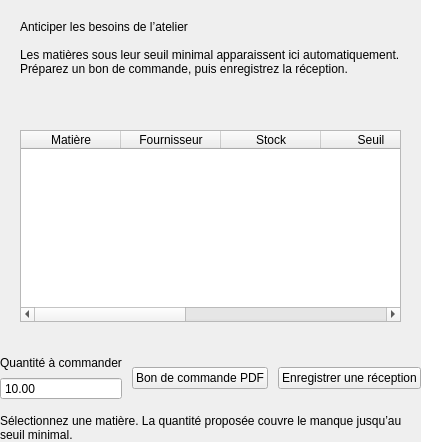
                        <widget class="QWidget" name="alertsPage">
                          <layout class="QVBoxLayout" name="alertsPageLayout">
                            <property name="leftMargin">
                              <number>0</number>
                            </property>
                            <property name="topMargin">
                              <number>0</number>
                            </property>
                            <property name="rightMargin">
                              <number>0</number>
                            </property>
                            <property name="bottomMargin">
                              <number>0</number>
                            </property>
                            <property name="spacing">
                              <number>14</number>
                            </property>
                            <item>
                              <widget class="QFrame" name="alertIntro">
                                <property name="card" stdset="0">
                                  <bool>true</bool>
                                </property>
                                <layout class="QVBoxLayout" name="alertIntroLayout">
                                  <property name="leftMargin">
                                    <number>20</number>
                                  </property>
                                  <property name="topMargin">
                                    <number>20</number>
                                  </property>
                                  <property name="rightMargin">
                                    <number>20</number>
                                  </property>
                                  <property name="bottomMargin">
                                    <number>20</number>
                                  </property>
                                  <property name="spacing">
                                    <number>14</number>
                                  </property>
                                  <item>
                                    <widget class="QLabel" name="alertHeadline">
                                      <property name="text">
                                        <string>Anticiper les besoins de l’atelier</string>
                                      </property>
                                      <property name="sizePolicy">
                                        <sizepolicy hsizetype="Preferred" vsizetype="Fixed">
                                          <horstretch>0</horstretch>
                                          <verstretch>0</verstretch>
                                        </sizepolicy>
                                      </property>
                                      <property name="section" stdset="0">
                                        <bool>true</bool>
                                      </property>
                                    </widget>
                                  </item>
                                  <item>
                                    <widget class="QLabel" name="alertDescription">
                                      <property name="text">
                                        <string>Les matières sous leur seuil minimal apparaissent ici automatiquement. Préparez un bon de commande, puis enregistrez la réception.</string>
                                      </property>
                                      <property name="sizePolicy">
                                        <sizepolicy hsizetype="Preferred" vsizetype="Fixed">
                                          <horstretch>0</horstretch>
                                          <verstretch>0</verstretch>
                                        </sizepolicy>
                                      </property>
                                      <property name="muted" stdset="0">
                                        <bool>true</bool>
                                      </property>
                                      <property name="wordWrap">
                                        <bool>true</bool>
                                      </property>
                                    </widget>
                                  </item>
                                </layout>
                              </widget>
                            </item>
                            <item>
                              <widget class="QFrame" name="alertsTableCard">
                                <property name="card" stdset="0">
                                  <bool>true</bool>
                                </property>
                                <layout class="QVBoxLayout" name="alertsTableCardLayout">
                                  <property name="leftMargin">
                                    <number>20</number>
                                  </property>
                                  <property name="topMargin">
                                    <number>20</number>
                                  </property>
                                  <property name="rightMargin">
                                    <number>20</number>
                                  </property>
                                  <property name="bottomMargin">
                                    <number>20</number>
                                  </property>
                                  <property name="spacing">
                                    <number>14</number>
                                  </property>
                                  <item>
                                    <widget class="QTableWidget" name="alertsTable">
                                      <property name="alternatingRowColors">
                                        <bool>true</bool>
                                      </property>
                                      <property name="showGrid">
                                        <bool>false</bool>
                                      </property>
                                      <property name="editTriggers">
                                        <set>QAbstractItemView::NoEditTriggers</set>
                                      </property>
                                      <property name="selectionBehavior">
                                        <enum>QAbstractItemView::SelectRows</enum>
                                      </property>
                                      <property name="selectionMode">
                                        <enum>QAbstractItemView::SingleSelection</enum>
                                      </property>
                                      <property name="verticalScrollMode">
                                        <enum>QAbstractItemView::ScrollPerPixel</enum>
                                      </property>
                                      <attribute name="verticalHeaderVisible">
                                        <bool>false</bool>
                                      </attribute>
                                      <attribute name="verticalHeaderDefaultSectionSize">
                                        <number>52</number>
                                      </attribute>
                                      <attribute name="horizontalHeaderStretchLastSection">
                                        <bool>true</bool>
                                      </attribute>
                                      <property name="columnCount">
                                        <number>7</number>
                                      </property>
                                      <property name="rowCount">
                                        <number>0</number>
                                      </property>
                                      <column>
                                        <property name="text">
                                          <string>Matière</string>
                                        </property>
                                      </column>
                                      <column>
                                        <property name="text">
                                          <string>Fournisseur</string>
                                        </property>
                                      </column>
                                      <column>
                                        <property name="text">
                                          <string>Stock</string>
                                        </property>
                                      </column>
                                      <column>
                                        <property name="text">
                                          <string>Seuil</string>
                                        </property>
                                      </column>
                                      <column>
                                        <property name="text">
                                          <string>Unité</string>
                                        </property>
                                      </column>
                                      <column>
                                        <property name="text">
                                          <string>Manque</string>
                                        </property>
                                      </column>
                                      <column>
                                        <property name="text">
                                          <string>Lot</string>
                                        </property>
                                      </column>
                                    </widget>
                                  </item>
                                </layout>
                              </widget>
                            </item>
                            <item>
                              <widget class="QWidget" name="reorderActions">
                                <layout class="QHBoxLayout" name="reorderActionsLayout">
                                  <property name="leftMargin">
                                    <number>0</number>
                                  </property>
                                  <property name="topMargin">
                                    <number>0</number>
                                  </property>
                                  <property name="rightMargin">
                                    <number>0</number>
                                  </property>
                                  <property name="bottomMargin">
                                    <number>0</number>
                                  </property>
                                  <property name="spacing">
                                    <number>10</number>
                                  </property>
                                  <item>
                                    <widget class="QWidget" name="reorderQuantityField">
                                      <layout class="QVBoxLayout" name="reorderQuantityFieldLayout">
                                        <property name="leftMargin">
                                          <number>0</number>
                                        </property>
                                        <property name="topMargin">
                                          <number>0</number>
                                        </property>
                                        <property name="rightMargin">
                                          <number>0</number>
                                        </property>
                                        <property name="bottomMargin">
                                          <number>0</number>
                                        </property>
                                        <property name="spacing">
                                          <number>7</number>
                                        </property>
                                        <item>
                                          <widget class="QLabel" name="reorderQuantityLabel">
                                            <property name="text">
                                              <string>Quantité à commander</string>
                                            </property>
                                            <property name="sizePolicy">
                                              <sizepolicy hsizetype="Preferred" vsizetype="Fixed">
                                                <horstretch>0</horstretch>
                                                <verstretch>0</verstretch>
                                              </sizepolicy>
                                            </property>
                                            <property name="muted" stdset="0">
                                              <bool>true</bool>
                                            </property>
                                          </widget>
                                        </item>
                                        <item>
                                          <widget class="QDoubleSpinBox" name="reorderQuantity">
                                            <property name="maximum">
                                              <double>9999999.99</double>
                                            </property>
                                            <property name="decimals">
                                              <number>2</number>
                                            </property>
                                            <property name="buttonSymbols">
                                              <enum>QAbstractSpinBox::NoButtons</enum>
                                            </property>
                                            <property name="value">
                                              <number>10</number>
                                            </property>
                                          </widget>
                                        </item>
                                      </layout>
                                    </widget>
                                  </item>
                                  <item>
                                    <widget class="QPushButton" name="purchaseOrderButton">
                                      <property name="text">
                                        <string>Bon de commande PDF</string>
                                      </property>
                                      <property name="primary" stdset="0">
                                        <bool>true</bool>
                                      </property>
                                    </widget>
                                  </item>
                                  <item>
                                    <widget class="QPushButton" name="receiveButton">
                                      <property name="text">
                                        <string>Enregistrer une réception</string>
                                      </property>
                                    </widget>
                                  </item>
                                </layout>
                              </widget>
                            </item>
                            <item>
                              <widget class="QLabel" name="reorderHint">
                                <property name="text">
                                  <string>Sélectionnez une matière. La quantité proposée couvre le manque jusqu’au seuil minimal.</string>
                                </property>
                                <property name="sizePolicy">
                                  <sizepolicy hsizetype="Preferred" vsizetype="Fixed">
                                    <horstretch>0</horstretch>
                                    <verstretch>0</verstretch>
                                  </sizepolicy>
                                </property>
                                <property name="muted" stdset="0">
                                  <bool>true</bool>
                                </property>
                                <property name="wordWrap">
                                  <bool>true</bool>
                                </property>
                              </widget>
                            </item>
                          </layout>
                        </widget>
